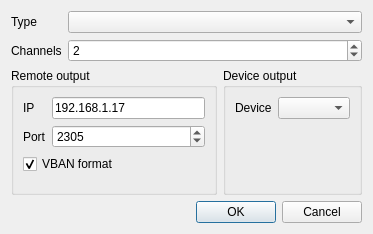
<?xml version="1.0" encoding="UTF-8"?>
<ui version="4.0">
 <class>NewOutputInstanceDialog</class>
 <widget class="QDialog" name="NewOutputInstanceDialog">
  <property name="geometry">
   <rect>
    <x>0</x>
    <y>0</y>
    <width>373</width>
    <height>234</height>
   </rect>
  </property>
  <property name="windowTitle">
   <string>Dialog</string>
  </property>
  <layout class="QGridLayout" name="gridLayout">
   <item row="1" column="0">
    <widget class="QGroupBox" name="remoteOutputBox">
     <property name="title">
      <string>Remote output</string>
     </property>
     <layout class="QFormLayout" name="formLayout_2">
      <item row="0" column="0">
       <widget class="QLabel" name="remoteIpLabel">
        <property name="text">
         <string>IP</string>
        </property>
       </widget>
      </item>
      <item row="0" column="1">
       <widget class="QLineEdit" name="remoteIpEdit">
        <property name="text">
         <string>192.168.1.17</string>
        </property>
       </widget>
      </item>
      <item row="1" column="0">
       <widget class="QLabel" name="remotePortLabel">
        <property name="text">
         <string>Port</string>
        </property>
       </widget>
      </item>
      <item row="1" column="1">
       <widget class="QSpinBox" name="remotePortSpin">
        <property name="maximum">
         <number>65535</number>
        </property>
        <property name="value">
         <number>2305</number>
        </property>
       </widget>
      </item>
      <item row="2" column="0" colspan="2">
       <widget class="QCheckBox" name="vbanCheckBox">
        <property name="text">
         <string>VBAN format</string>
        </property>
        <property name="checked">
         <bool>true</bool>
        </property>
       </widget>
      </item>
     </layout>
    </widget>
   </item>
   <item row="1" column="1">
    <widget class="QGroupBox" name="deviceOutputBox">
     <property name="title">
      <string>Device output</string>
     </property>
     <layout class="QFormLayout" name="formLayout_3">
      <item row="0" column="0">
       <widget class="QLabel" name="deviceDeviceLabel">
        <property name="text">
         <string>Device</string>
        </property>
       </widget>
      </item>
      <item row="0" column="1">
       <widget class="QComboBox" name="deviceDeviceCombo"/>
      </item>
     </layout>
    </widget>
   </item>
   <item row="2" column="0" colspan="2">
    <widget class="QDialogButtonBox" name="buttonBox">
     <property name="standardButtons">
      <set>QDialogButtonBox::Cancel|QDialogButtonBox::Ok</set>
     </property>
    </widget>
   </item>
   <item row="0" column="0" colspan="2">
    <widget class="QWidget" name="typeWidget" native="true">
     <property name="sizePolicy">
      <sizepolicy hsizetype="Preferred" vsizetype="Fixed">
       <horstretch>0</horstretch>
       <verstretch>0</verstretch>
      </sizepolicy>
     </property>
     <layout class="QFormLayout" name="formLayout">
      <property name="leftMargin">
       <number>0</number>
      </property>
      <property name="topMargin">
       <number>0</number>
      </property>
      <property name="rightMargin">
       <number>0</number>
      </property>
      <property name="bottomMargin">
       <number>0</number>
      </property>
      <item row="0" column="0">
       <widget class="QLabel" name="typeLabel">
        <property name="text">
         <string>Type</string>
        </property>
       </widget>
      </item>
      <item row="0" column="1">
       <widget class="QComboBox" name="typeCombo"/>
      </item>
      <item row="1" column="0">
       <widget class="QLabel" name="channelsLabel">
        <property name="text">
         <string>Channels</string>
        </property>
       </widget>
      </item>
      <item row="1" column="1">
       <widget class="QSpinBox" name="channelsSpin">
        <property name="minimum">
         <number>1</number>
        </property>
        <property name="maximum">
         <number>8</number>
        </property>
        <property name="value">
         <number>2</number>
        </property>
       </widget>
      </item>
     </layout>
    </widget>
   </item>
  </layout>
 </widget>
 <resources/>
 <connections/>
</ui>
